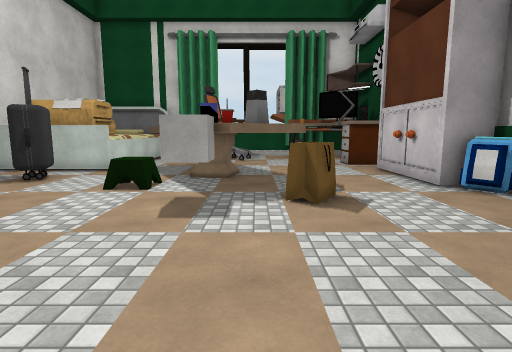
view 1 (above)

16 first-person views from a walk through a Unity game level. The camera is 1.5 m above the floor, tilts 8° down and sees 80° across. The floor is counted in squares, 1 m on a side. Each view is taken from the middle of a square. On the plan, view 1 faces up. The plan holds only what a view shows up to about 15 squares ahead; the rest is blank. The place goes on beyond the plan. The player is left out. Surface patterns are stand-ins for the level's own textures.

view 2
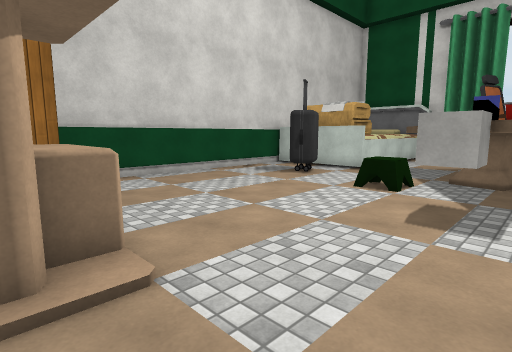

view 3
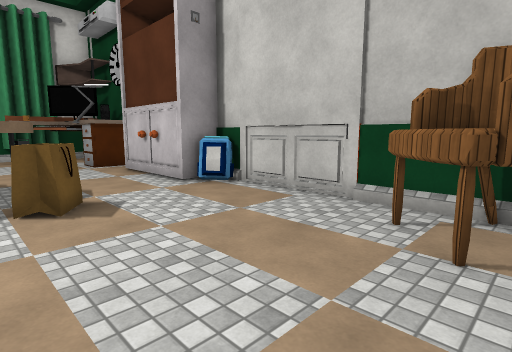

view 4
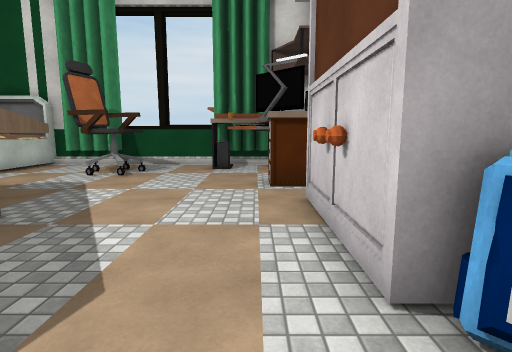

view 5
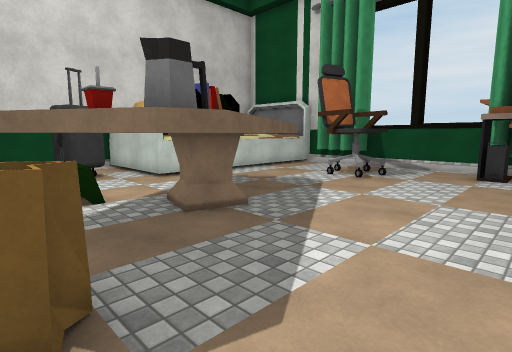

view 6
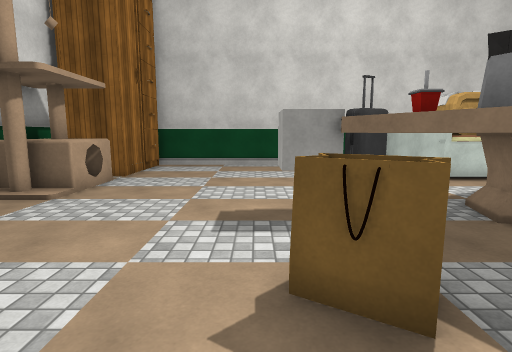

view 7
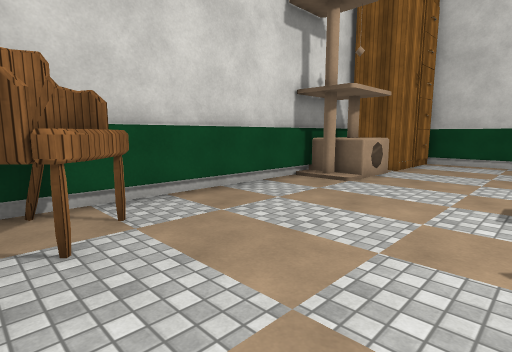

view 8
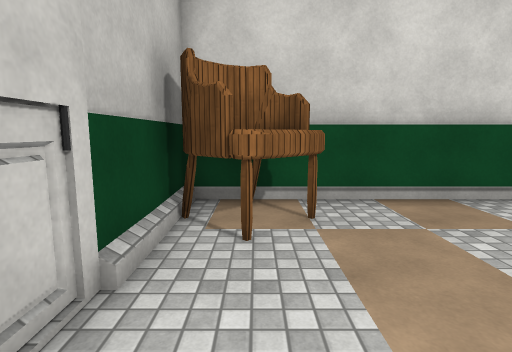

view 9
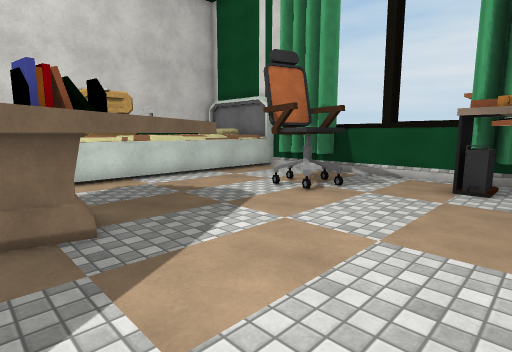

view 10
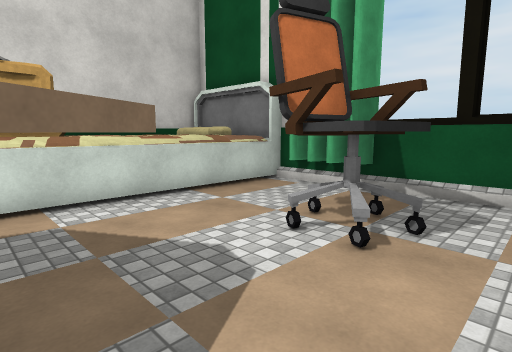

view 11
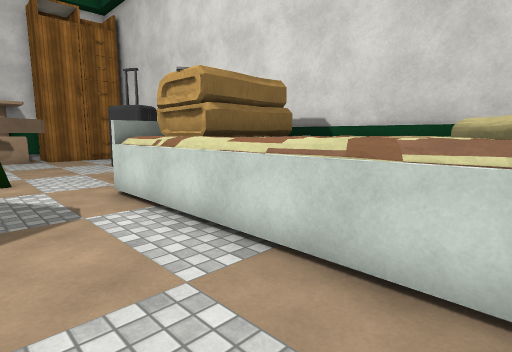

view 12
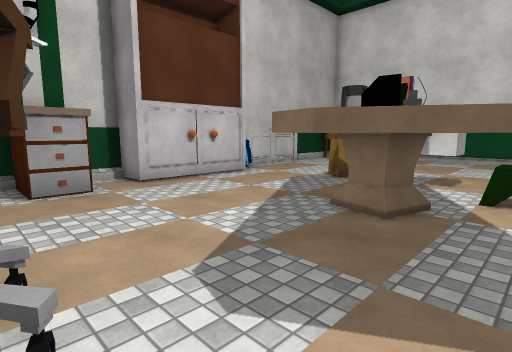

view 13
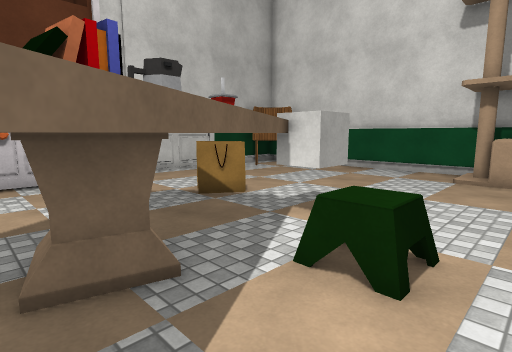

view 14
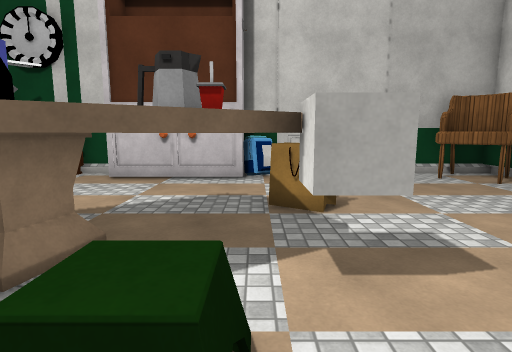

view 15
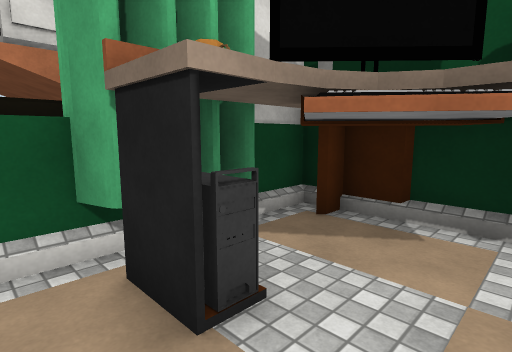

view 16
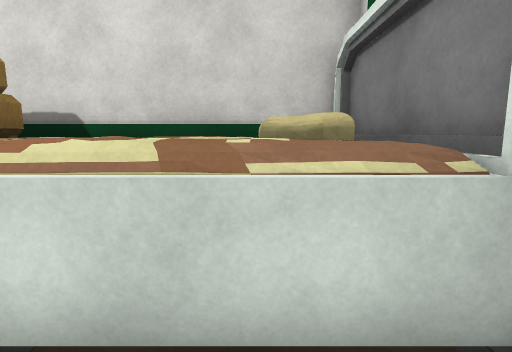

### Floor plan
Key: @ floor where view 1 was taken; # wall or solid block; . floor; ^ raised ledge; T table; B bookshelf; K kettle; C chair; L bottle; U cube; R curtain; P phone; O other object.
Columns run from 11 left of view 1 to 7 right of it. Each row starts with its distance up from view 1.
 21  ##################
 20 #   ^^.......TORTT#
 19 # ^^^^.......TTTTT#
 18 # ^^^^...CCC..TTTT#
 17 # ^^^^...CC....TT##
 16 # ^^^^..........TT#
 15 #^##^^.........TTT#
 14 #   #^..OOO.......#
 13 #   #^.OPOO.....###
 12 ##^^^#.O BOO....B
 11 #...O...OBBO....B
 10 #..OO...OOOKO...B
  9 #...O..CCOLKO...B##
  8 #......CCOOOO....B#
  7 #........UU.OO...O#
  6 #...........O.....#
  5 #.................#
  4 #.................#
  3 #.................#
  2 #...............C.#
  1 #####OOO.......CCC#
  0     #OOOO..@...CCC#
 -1     ###############

Positions as (right, up) in squares from view 1, and headings:
1: (0, 0), facing up
2: (0, 0), facing up-left
3: (0, 0), facing up-right
4: (4, 6), facing up
5: (4, 7), facing up-left
6: (4, 6), facing left
7: (6, 6), facing down-left
8: (5, 6), facing down
9: (4, 10), facing up-left
10: (1, 13), facing up-left
11: (-3, 20), facing down-left
12: (-4, 17), facing down-right
13: (-5, 12), facing down-right
14: (-5, 8), facing right
15: (1, 17), facing up-right
16: (-4, 19), facing left
